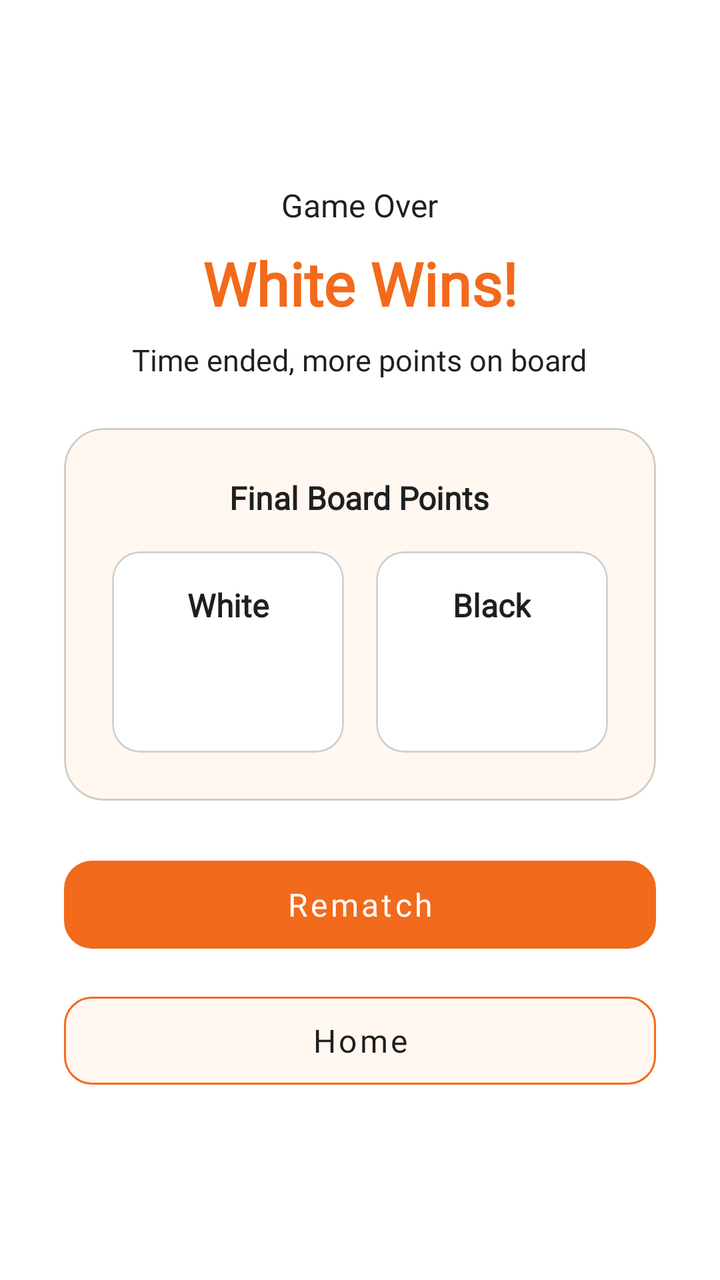
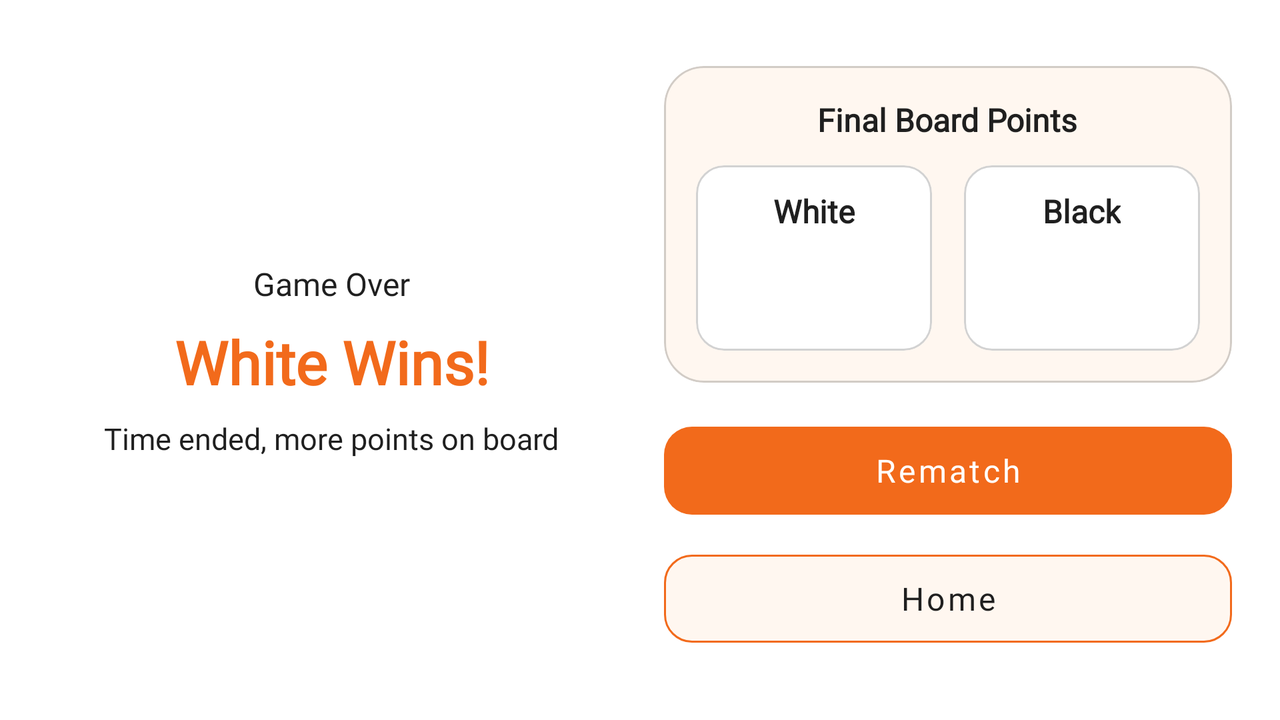

Two renders of one Android screen. The first uses the default layout on a phone; the second uses the alternative layout the repository ships for a different screen configuration, on a matching device. The two XML files are below.
<!-- AndroidManifest.xml: application theme Theme.VibeChess -->
<!-- res/layout/fragment_result.xml -->
<?xml version="1.0" encoding="utf-8"?>
<ScrollView xmlns:android="http://schemas.android.com/apk/res/android"
    xmlns:app="http://schemas.android.com/apk/res-auto"
    android:layout_width="match_parent"
    android:layout_height="match_parent"
    android:background="@color/background"
    android:fillViewport="true">

    <androidx.constraintlayout.widget.ConstraintLayout
        android:layout_width="match_parent"
        android:layout_height="wrap_content"
        android:padding="@dimen/spacing_xl">

        <LinearLayout
            android:id="@+id/result_content"
            android:layout_width="@dimen/zero_dp"
            android:layout_height="wrap_content"
            android:gravity="center_horizontal"
            android:orientation="vertical"
            app:layout_constraintBottom_toBottomOf="parent"
            app:layout_constraintEnd_toEndOf="parent"
            app:layout_constraintStart_toStartOf="parent"
            app:layout_constraintTop_toTopOf="parent"
            app:layout_constraintWidth_max="@dimen/content_max_width">

            <TextView
                android:id="@+id/tv_result_badge"
                android:layout_width="wrap_content"
                android:layout_height="wrap_content"
                android:text="@string/result_title"
                android:textColor="@color/text"
                android:textSize="@dimen/text_section_label" />

            <TextView
                android:id="@+id/tv_result_winner"
                android:layout_width="wrap_content"
                android:layout_height="wrap_content"
                android:layout_marginTop="@dimen/spacing_xs"
                android:gravity="center"
                android:text="@string/result_white_wins"
                android:textColor="@color/primary"
                android:textSize="@dimen/text_result_headline"
                android:textStyle="bold" />

            <TextView
                android:id="@+id/tv_result_reason"
                android:layout_width="wrap_content"
                android:layout_height="wrap_content"
                android:layout_marginTop="@dimen/spacing_xs"
                android:gravity="center"
                android:text="@string/result_reason_win"
                android:textColor="@color/text"
                android:textSize="@dimen/text_home_subtitle" />

            
            <com.google.android.material.card.MaterialCardView
                android:layout_width="match_parent"
                android:layout_height="wrap_content"
                android:layout_marginTop="@dimen/spacing_lg"
                app:cardBackgroundColor="@color/surface"
                app:cardCornerRadius="@dimen/corner_radius_lg"
                app:cardElevation="@dimen/zero_dp"
                app:strokeColor="@color/stroke_subtle"
                app:strokeWidth="@dimen/stroke_width">

                <LinearLayout
                    android:layout_width="match_parent"
                    android:layout_height="wrap_content"
                    android:gravity="center_horizontal"
                    android:orientation="vertical"
                    android:padding="@dimen/spacing_lg">

                    <TextView
                        android:layout_width="wrap_content"
                        android:layout_height="wrap_content"
                        android:text="@string/result_final_points_label"
                        android:textColor="@color/text"
                        android:textSize="@dimen/text_section_label"
                        android:textStyle="bold" />

                    <LinearLayout
                        android:layout_width="match_parent"
                        android:layout_height="wrap_content"
                        android:layout_marginTop="@dimen/spacing_md"
                        android:baselineAligned="false"
                        android:orientation="horizontal">

                        
                        <com.google.android.material.card.MaterialCardView
                            android:id="@+id/card_score_white"
                            android:layout_width="0dp"
                            android:layout_height="wrap_content"
                            android:layout_marginEnd="@dimen/spacing_xs"
                            android:layout_weight="1"
                            app:cardBackgroundColor="@color/background"
                            app:cardCornerRadius="@dimen/corner_radius_md"
                            app:cardElevation="@dimen/zero_dp"
                            app:strokeColor="@color/stroke_subtle"
                            app:strokeWidth="@dimen/stroke_width">

                            <LinearLayout
                                android:layout_width="match_parent"
                                android:layout_height="wrap_content"
                                android:gravity="center"
                                android:orientation="vertical"
                                android:padding="@dimen/spacing_md">

                                <TextView
                                    android:layout_width="wrap_content"
                                    android:layout_height="wrap_content"
                                    android:text="@string/game_player_white"
                                    android:textColor="@color/text"
                                    android:textSize="@dimen/text_section_label"
                                    android:textStyle="bold" />

                                <TextView
                                    android:id="@+id/tv_result_white_points"
                                    android:layout_width="wrap_content"
                                    android:layout_height="wrap_content"
                                    android:layout_marginTop="@dimen/spacing_xxs"
                                    android:textColor="@color/primary"
                                    android:textSize="@dimen/text_result_score"
                                    android:textStyle="bold" />

                            </LinearLayout>

                        </com.google.android.material.card.MaterialCardView>

                        
                        <com.google.android.material.card.MaterialCardView
                            android:id="@+id/card_score_black"
                            android:layout_width="0dp"
                            android:layout_height="wrap_content"
                            android:layout_marginStart="@dimen/spacing_xs"
                            android:layout_weight="1"
                            app:cardBackgroundColor="@color/background"
                            app:cardCornerRadius="@dimen/corner_radius_md"
                            app:cardElevation="@dimen/zero_dp"
                            app:strokeColor="@color/stroke_subtle"
                            app:strokeWidth="@dimen/stroke_width">

                            <LinearLayout
                                android:layout_width="match_parent"
                                android:layout_height="wrap_content"
                                android:gravity="center"
                                android:orientation="vertical"
                                android:padding="@dimen/spacing_md">

                                <TextView
                                    android:layout_width="wrap_content"
                                    android:layout_height="wrap_content"
                                    android:text="@string/game_player_black"
                                    android:textColor="@color/text"
                                    android:textSize="@dimen/text_section_label"
                                    android:textStyle="bold" />

                                <TextView
                                    android:id="@+id/tv_result_black_points"
                                    android:layout_width="wrap_content"
                                    android:layout_height="wrap_content"
                                    android:layout_marginTop="@dimen/spacing_xxs"
                                    android:textColor="@color/primary"
                                    android:textSize="@dimen/text_result_score"
                                    android:textStyle="bold" />

                            </LinearLayout>

                        </com.google.android.material.card.MaterialCardView>

                    </LinearLayout>

                </LinearLayout>

            </com.google.android.material.card.MaterialCardView>

            
            <com.google.android.material.button.MaterialButton
                android:id="@+id/btn_result_rematch"
                style="@style/Widget.VibeChess.Button.Primary"
                android:layout_width="match_parent"
                android:layout_height="wrap_content"
                android:layout_marginTop="@dimen/spacing_lg"
                android:text="@string/result_rematch" />

            <com.google.android.material.button.MaterialButton
                android:id="@+id/btn_result_home"
                style="@style/Widget.VibeChess.Button.Surface"
                android:layout_width="match_parent"
                android:layout_height="wrap_content"
                android:layout_marginTop="@dimen/spacing_sm"
                android:text="@string/result_home" />

        </LinearLayout>

    </androidx.constraintlayout.widget.ConstraintLayout>

</ScrollView>
<!-- resources referenced by this layout -->
<resources>
  <color name="background">#FFFFFF</color>
  <color name="primary">#F26A1B</color>
  <color name="stroke_subtle">#331F1F1F</color>
  <color name="surface">#FFF7F0</color>
  <color name="text">#1F1F1F</color>
  <dimen name="content_max_width">420dp</dimen>
  <dimen name="corner_radius_lg">20dp</dimen>
  <dimen name="corner_radius_md">14dp</dimen>
  <dimen name="spacing_lg">24dp</dimen>
  <dimen name="spacing_md">16dp</dimen>
  <dimen name="spacing_sm">12dp</dimen>
  <dimen name="spacing_xl">32dp</dimen>
  <dimen name="spacing_xs">8dp</dimen>
  <dimen name="spacing_xxs">4dp</dimen>
  <dimen name="stroke_width">1dp</dimen>
  <dimen name="text_home_subtitle">15sp</dimen>
  <dimen name="text_result_headline">30sp</dimen>
  <dimen name="text_result_score">32sp</dimen>
  <dimen name="text_section_label">16sp</dimen>
  <dimen name="zero_dp">0dp</dimen>
  <string name="game_player_black">Black</string>
  <string name="game_player_white">White</string>
  <string name="result_final_points_label">Final Board Points</string>
  <string name="result_home">Home</string>
  <string name="result_reason_win">Time ended, more points on board</string>
  <string name="result_rematch">Rematch</string>
  <string name="result_title">Game Over</string>
  <string name="result_white_wins">White Wins!</string>
  <style name="Widget.VibeChess.Button.Primary" parent="Widget.MaterialComponents.Button.UnelevatedButton">
          <item name="android:minHeight">@dimen/button_height</item>
          <item name="android:textSize">@dimen/text_button</item>
          <item name="android:textAllCaps">false</item>
          <item name="cornerRadius">@dimen/corner_radius_md</item>
          <item name="backgroundTint">@color/primary</item>
          <item name="android:textColor">@color/onPrimary</item>
          <item name="android:fontFamily">@font/noto_sans_bengali_family</item>
          <item name="fontFamily">@font/noto_sans_bengali_family</item>
      </style>
  <style name="Widget.VibeChess.Button.Surface" parent="Widget.MaterialComponents.Button.OutlinedButton">
          <item name="android:minHeight">@dimen/button_height</item>
          <item name="android:textSize">@dimen/text_button</item>
          <item name="android:textAllCaps">false</item>
          <item name="cornerRadius">@dimen/corner_radius_md</item>
          <item name="backgroundTint">@color/surface</item>
          <item name="strokeColor">@color/primary</item>
          <item name="strokeWidth">@dimen/stroke_width</item>
          <item name="android:textColor">@color/text</item>
          <item name="android:fontFamily">@font/noto_sans_bengali_family</item>
          <item name="fontFamily">@font/noto_sans_bengali_family</item>
      </style>
  <style name="Theme.VibeChess" parent="Theme.MaterialComponents.DayNight.NoActionBar">
          <item name="colorPrimary">@color/primary</item>
          <item name="colorPrimaryVariant">@color/primary</item>
          <item name="colorOnPrimary">@color/onPrimary</item>
          <item name="colorSecondary">@color/primary</item>
          <item name="colorOnSecondary">@color/onPrimary</item>
  
          <item name="android:colorBackground">@color/background</item>
          <item name="colorSurface">@color/surface</item>
          <item name="colorOnSurface">@color/text</item>
          <item name="android:textColorPrimary">@color/text</item>
          <item name="android:textColorSecondary">@color/text</item>
  
          <item name="android:statusBarColor">@color/background</item>
          <item name="android:navigationBarColor">@color/background</item>
          <item name="android:windowLightStatusBar">true</item>
  
          
          <item name="android:fontFamily">@font/noto_sans_bengali_family</item>
          <item name="fontFamily">@font/noto_sans_bengali_family</item>
      </style>
  <dimen name="button_height">56dp</dimen>
  <dimen name="text_button">16sp</dimen>
  <color name="onPrimary">#FFFFFF</color>
</resources>
<!-- res/layout-land/fragment_result.xml (the repository's variant of the layout above) -->
<!-- drawn on the phone turned sideways -->
<?xml version="1.0" encoding="utf-8"?>
<ScrollView xmlns:android="http://schemas.android.com/apk/res/android"
    xmlns:app="http://schemas.android.com/apk/res-auto"
    android:layout_width="match_parent"
    android:layout_height="match_parent"
    android:background="@color/background"
    android:fillViewport="true">

    <androidx.constraintlayout.widget.ConstraintLayout
        android:layout_width="match_parent"
        android:layout_height="wrap_content"
        android:padding="@dimen/spacing_lg">

        <LinearLayout
            android:id="@+id/result_content"
            android:layout_width="@dimen/zero_dp"
            android:layout_height="wrap_content"
            android:baselineAligned="false"
            android:gravity="center_vertical"
            android:orientation="horizontal"
            app:layout_constraintBottom_toBottomOf="parent"
            app:layout_constraintEnd_toEndOf="parent"
            app:layout_constraintStart_toStartOf="parent"
            app:layout_constraintTop_toTopOf="parent"
            app:layout_constraintWidth_max="@dimen/result_land_max_width">

            
            <LinearLayout
                android:layout_width="0dp"
                android:layout_height="wrap_content"
                android:layout_marginEnd="@dimen/spacing_lg"
                android:layout_weight="1"
                android:gravity="center"
                android:orientation="vertical">

                <TextView
                    android:id="@+id/tv_result_badge"
                    android:layout_width="wrap_content"
                    android:layout_height="wrap_content"
                    android:text="@string/result_title"
                    android:textColor="@color/text"
                    android:textSize="@dimen/text_section_label" />

                <TextView
                    android:id="@+id/tv_result_winner"
                    android:layout_width="wrap_content"
                    android:layout_height="wrap_content"
                    android:layout_marginTop="@dimen/spacing_xs"
                    android:gravity="center"
                    android:text="@string/result_white_wins"
                    android:textColor="@color/primary"
                    android:textSize="@dimen/text_result_headline"
                    android:textStyle="bold" />

                <TextView
                    android:id="@+id/tv_result_reason"
                    android:layout_width="wrap_content"
                    android:layout_height="wrap_content"
                    android:layout_marginTop="@dimen/spacing_xs"
                    android:gravity="center"
                    android:text="@string/result_reason_win"
                    android:textColor="@color/text"
                    android:textSize="@dimen/text_home_subtitle" />

            </LinearLayout>

            
            <LinearLayout
                android:layout_width="0dp"
                android:layout_height="wrap_content"
                android:layout_weight="1"
                android:orientation="vertical">

                
                <com.google.android.material.card.MaterialCardView
                    android:layout_width="match_parent"
                    android:layout_height="wrap_content"
                    app:cardBackgroundColor="@color/surface"
                    app:cardCornerRadius="@dimen/corner_radius_lg"
                    app:cardElevation="@dimen/zero_dp"
                    app:strokeColor="@color/stroke_subtle"
                    app:strokeWidth="@dimen/stroke_width">

                    <LinearLayout
                        android:layout_width="match_parent"
                        android:layout_height="wrap_content"
                        android:gravity="center_horizontal"
                        android:orientation="vertical"
                        android:padding="@dimen/spacing_md">

                        <TextView
                            android:layout_width="wrap_content"
                            android:layout_height="wrap_content"
                            android:text="@string/result_final_points_label"
                            android:textColor="@color/text"
                            android:textSize="@dimen/text_section_label"
                            android:textStyle="bold" />

                        <LinearLayout
                            android:layout_width="match_parent"
                            android:layout_height="wrap_content"
                            android:layout_marginTop="@dimen/spacing_sm"
                            android:baselineAligned="false"
                            android:orientation="horizontal">

                            
                            <com.google.android.material.card.MaterialCardView
                                android:id="@+id/card_score_white"
                                android:layout_width="0dp"
                                android:layout_height="wrap_content"
                                android:layout_marginEnd="@dimen/spacing_xs"
                                android:layout_weight="1"
                                app:cardBackgroundColor="@color/background"
                                app:cardCornerRadius="@dimen/corner_radius_md"
                                app:cardElevation="@dimen/zero_dp"
                                app:strokeColor="@color/stroke_subtle"
                                app:strokeWidth="@dimen/stroke_width">

                                <LinearLayout
                                    android:layout_width="match_parent"
                                    android:layout_height="wrap_content"
                                    android:gravity="center"
                                    android:orientation="vertical"
                                    android:padding="@dimen/spacing_sm">

                                    <TextView
                                        android:layout_width="wrap_content"
                                        android:layout_height="wrap_content"
                                        android:text="@string/game_player_white"
                                        android:textColor="@color/text"
                                        android:textSize="@dimen/text_section_label"
                                        android:textStyle="bold" />

                                    <TextView
                                        android:id="@+id/tv_result_white_points"
                                        android:layout_width="wrap_content"
                                        android:layout_height="wrap_content"
                                        android:layout_marginTop="@dimen/spacing_xxs"
                                        android:textColor="@color/primary"
                                        android:textSize="@dimen/text_result_score"
                                        android:textStyle="bold" />

                                </LinearLayout>

                            </com.google.android.material.card.MaterialCardView>

                            
                            <com.google.android.material.card.MaterialCardView
                                android:id="@+id/card_score_black"
                                android:layout_width="0dp"
                                android:layout_height="wrap_content"
                                android:layout_marginStart="@dimen/spacing_xs"
                                android:layout_weight="1"
                                app:cardBackgroundColor="@color/background"
                                app:cardCornerRadius="@dimen/corner_radius_md"
                                app:cardElevation="@dimen/zero_dp"
                                app:strokeColor="@color/stroke_subtle"
                                app:strokeWidth="@dimen/stroke_width">

                                <LinearLayout
                                    android:layout_width="match_parent"
                                    android:layout_height="wrap_content"
                                    android:gravity="center"
                                    android:orientation="vertical"
                                    android:padding="@dimen/spacing_sm">

                                    <TextView
                                        android:layout_width="wrap_content"
                                        android:layout_height="wrap_content"
                                        android:text="@string/game_player_black"
                                        android:textColor="@color/text"
                                        android:textSize="@dimen/text_section_label"
                                        android:textStyle="bold" />

                                    <TextView
                                        android:id="@+id/tv_result_black_points"
                                        android:layout_width="wrap_content"
                                        android:layout_height="wrap_content"
                                        android:layout_marginTop="@dimen/spacing_xxs"
                                        android:textColor="@color/primary"
                                        android:textSize="@dimen/text_result_score"
                                        android:textStyle="bold" />

                                </LinearLayout>

                            </com.google.android.material.card.MaterialCardView>

                        </LinearLayout>

                    </LinearLayout>

                </com.google.android.material.card.MaterialCardView>

                
                <com.google.android.material.button.MaterialButton
                    android:id="@+id/btn_result_rematch"
                    style="@style/Widget.VibeChess.Button.Primary"
                    android:layout_width="match_parent"
                    android:layout_height="wrap_content"
                    android:layout_marginTop="@dimen/spacing_md"
                    android:text="@string/result_rematch" />

                <com.google.android.material.button.MaterialButton
                    android:id="@+id/btn_result_home"
                    style="@style/Widget.VibeChess.Button.Surface"
                    android:layout_width="match_parent"
                    android:layout_height="wrap_content"
                    android:layout_marginTop="@dimen/spacing_xs"
                    android:text="@string/result_home" />

            </LinearLayout>

        </LinearLayout>

    </androidx.constraintlayout.widget.ConstraintLayout>

</ScrollView>
<!-- resources referenced by the variant -->
<!-- as the phone turned sideways resolves them -->
<resources>
  <color name="background">#FFFFFF</color>
  <color name="primary">#F26A1B</color>
  <color name="stroke_subtle">#331F1F1F</color>
  <color name="surface">#FFF7F0</color>
  <color name="text">#1F1F1F</color>
  <dimen name="corner_radius_lg">20dp</dimen>
  <dimen name="corner_radius_md">14dp</dimen>
  <dimen name="result_land_max_width">760dp</dimen>
  <dimen name="spacing_lg">24dp</dimen>
  <dimen name="spacing_md">16dp</dimen>
  <dimen name="spacing_sm">12dp</dimen>
  <dimen name="spacing_xs">8dp</dimen>
  <dimen name="spacing_xxs">4dp</dimen>
  <dimen name="stroke_width">1dp</dimen>
  <dimen name="text_home_subtitle">15sp</dimen>
  <dimen name="text_result_headline">30sp</dimen>
  <dimen name="text_result_score">32sp</dimen>
  <dimen name="text_section_label">16sp</dimen>
  <dimen name="zero_dp">0dp</dimen>
  <string name="game_player_black">Black</string>
  <string name="game_player_white">White</string>
  <string name="result_final_points_label">Final Board Points</string>
  <string name="result_home">Home</string>
  <string name="result_reason_win">Time ended, more points on board</string>
  <string name="result_rematch">Rematch</string>
  <string name="result_title">Game Over</string>
  <string name="result_white_wins">White Wins!</string>
  <style name="Widget.VibeChess.Button.Primary" parent="Widget.MaterialComponents.Button.UnelevatedButton">
          <item name="android:minHeight">@dimen/button_height</item>
          <item name="android:textSize">@dimen/text_button</item>
          <item name="android:textAllCaps">false</item>
          <item name="cornerRadius">@dimen/corner_radius_md</item>
          <item name="backgroundTint">@color/primary</item>
          <item name="android:textColor">@color/onPrimary</item>
          <item name="android:fontFamily">@font/noto_sans_bengali_family</item>
          <item name="fontFamily">@font/noto_sans_bengali_family</item>
      </style>
  <style name="Widget.VibeChess.Button.Surface" parent="Widget.MaterialComponents.Button.OutlinedButton">
          <item name="android:minHeight">@dimen/button_height</item>
          <item name="android:textSize">@dimen/text_button</item>
          <item name="android:textAllCaps">false</item>
          <item name="cornerRadius">@dimen/corner_radius_md</item>
          <item name="backgroundTint">@color/surface</item>
          <item name="strokeColor">@color/primary</item>
          <item name="strokeWidth">@dimen/stroke_width</item>
          <item name="android:textColor">@color/text</item>
          <item name="android:fontFamily">@font/noto_sans_bengali_family</item>
          <item name="fontFamily">@font/noto_sans_bengali_family</item>
      </style>
  <style name="Theme.VibeChess" parent="Theme.MaterialComponents.DayNight.NoActionBar">
          <item name="colorPrimary">@color/primary</item>
          <item name="colorPrimaryVariant">@color/primary</item>
          <item name="colorOnPrimary">@color/onPrimary</item>
          <item name="colorSecondary">@color/primary</item>
          <item name="colorOnSecondary">@color/onPrimary</item>
  
          <item name="android:colorBackground">@color/background</item>
          <item name="colorSurface">@color/surface</item>
          <item name="colorOnSurface">@color/text</item>
          <item name="android:textColorPrimary">@color/text</item>
          <item name="android:textColorSecondary">@color/text</item>
  
          <item name="android:statusBarColor">@color/background</item>
          <item name="android:navigationBarColor">@color/background</item>
          <item name="android:windowLightStatusBar">true</item>
  
          
          <item name="android:fontFamily">@font/noto_sans_bengali_family</item>
          <item name="fontFamily">@font/noto_sans_bengali_family</item>
      </style>
  <dimen name="button_height">56dp</dimen>
  <dimen name="text_button">16sp</dimen>
  <color name="onPrimary">#FFFFFF</color>
</resources>
